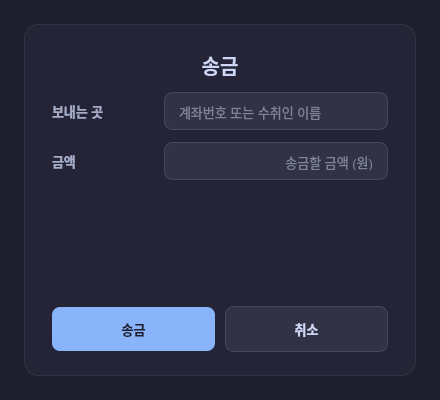
<?xml version="1.0" encoding="UTF-8"?>
<ui version="4.0">
 <class>SendDialog</class>
 <widget class="QDialog" name="SendDialog">
  <property name="geometry">
   <rect>
    <x>0</x>
    <y>0</y>
    <width>440</width>
    <height>400</height>
   </rect>
  </property>
  <property name="minimumSize">
   <size>
    <width>400</width>
    <height>370</height>
   </size>
  </property>
  <property name="windowTitle">
   <string>송금</string>
  </property>
  <property name="styleSheet">
   <string notr="true">
QDialog {
    background-color: #1e1e2e;
}
QWidget {
    color: #cdd6f4;
    font-family: &quot;Segoe UI&quot;, &quot;Malgun Gothic&quot;, sans-serif;
    font-size: 13px;
}
QWidget#card {
    background-color: #242436;
    border: 1px solid #313244;
    border-radius: 14px;
}
QLabel {
    color: #a6adc8;
    font-weight: 500;
    background: transparent;
}
QLabel#label_4 {
    color: #cdd6f4;
    font-size: 20px;
    font-weight: 700;
    background: transparent;
}
/* 상태/에러 메시지 라인 */
QLabel#label_5 {
    color: #f38ba8;
    font-size: 12px;
    font-weight: 500;
    background: transparent;
}
QLineEdit {
    background-color: #313244;
    border: 1px solid #45475a;
    border-radius: 8px;
    padding: 9px 12px;
    color: #cdd6f4;
    selection-background-color: #89b4fa;
    min-height: 18px;
}
QLineEdit:focus {
    border: 1px solid #89b4fa;
    background-color: #363752;
}
QLineEdit:hover {
    border: 1px solid #6c7086;
}
QDateTimeEdit {
    background-color: #313244;
    border: 1px solid #45475a;
    border-radius: 8px;
    padding: 9px 12px;
    color: #cdd6f4;
    selection-background-color: #89b4fa;
    min-height: 18px;
}
QDateTimeEdit:focus {
    border: 1px solid #89b4fa;
    background-color: #363752;
}
QDateTimeEdit:hover {
    border: 1px solid #6c7086;
}
QDateTimeEdit::drop-down {
    background-color: #45475a;
    border: none;
    width: 22px;
    border-top-right-radius: 7px;
    border-bottom-right-radius: 7px;
}
QDateTimeEdit::drop-down:hover {
    background-color: #585b70;
}
QDateTimeEdit::down-arrow {
    image: none;
    border-left: 4px solid transparent;
    border-right: 4px solid transparent;
    border-top: 5px solid #cdd6f4;
    width: 0; height: 0;
}
QCalendarWidget QWidget {
    background-color: #242436;
    color: #cdd6f4;
}
QCalendarWidget QToolButton {
    background-color: #313244;
    color: #cdd6f4;
    border-radius: 4px;
    padding: 4px;
}
QCalendarWidget QToolButton:hover {
    background-color: #45475a;
}
QCalendarWidget QAbstractItemView:enabled {
    background-color: #1e1e2e;
    color: #cdd6f4;
    selection-background-color: #89b4fa;
    selection-color: #1e1e2e;
}
QPushButton {
    background-color: #89b4fa;
    color: #1e1e2e;
    border: none;
    border-radius: 8px;
    padding: 11px 16px;
    font-weight: 600;
    min-height: 22px;
}
QPushButton:hover {
    background-color: #a5c4fb;
}
QPushButton:pressed {
    background-color: #74a0e8;
}
QPushButton#pushButton_2 {
    background-color: #313244;
    color: #cdd6f4;
    border: 1px solid #45475a;
}
QPushButton#pushButton_2:hover {
    background-color: #45475a;
    border: 1px solid #89b4fa;
}
QPushButton#pushButton_2:pressed {
    background-color: #585b70;
}
   </string>
  </property>
  <layout class="QHBoxLayout" name="horizontalLayout">
   <property name="leftMargin"><number>24</number></property>
   <property name="topMargin"><number>24</number></property>
   <property name="rightMargin"><number>24</number></property>
   <property name="bottomMargin"><number>24</number></property>
   <item>
    <widget class="QWidget" name="card" native="true">
     <layout class="QVBoxLayout" name="cardLayout">
      <property name="leftMargin"><number>28</number></property>
      <property name="topMargin"><number>26</number></property>
      <property name="rightMargin"><number>28</number></property>
      <property name="bottomMargin"><number>24</number></property>
      <property name="spacing"><number>16</number></property>
      <item>
       <layout class="QGridLayout" name="gridLayout">
        <property name="horizontalSpacing"><number>12</number></property>
        <property name="verticalSpacing"><number>12</number></property>
        <item row="0" column="0" colspan="2">
         <widget class="QLabel" name="label_4">
          <property name="maximumSize">
           <size>
            <width>16777215</width>
            <height>40</height>
           </size>
          </property>
          <property name="font">
           <font>
            <pointsize>16</pointsize>
           </font>
          </property>
          <property name="text">
           <string>송금</string>
          </property>
          <property name="alignment">
           <set>Qt::AlignmentFlag::AlignCenter</set>
          </property>
         </widget>
        </item>
        <item row="1" column="0">
         <widget class="QLabel" name="label">
          <property name="minimumSize">
           <size>
            <width>100</width>
            <height>0</height>
           </size>
          </property>
          <property name="font">
           <font>
            <pointsize>11</pointsize>
           </font>
          </property>
          <property name="text">
           <string>보내는 곳</string>
          </property>
          <property name="alignment">
           <set>Qt::AlignmentFlag::AlignLeft|Qt::AlignmentFlag::AlignVCenter</set>
          </property>
         </widget>
        </item>
        <item row="1" column="1">
         <widget class="QLineEdit" name="lineEdit">
          <property name="placeholderText">
           <string>계좌번호 또는 수취인 이름</string>
          </property>
         </widget>
        </item>
        <item row="2" column="0">
         <widget class="QLabel" name="label_2">
          <property name="font">
           <font>
            <pointsize>11</pointsize>
           </font>
          </property>
          <property name="layoutDirection">
           <enum>Qt::LayoutDirection::LeftToRight</enum>
          </property>
          <property name="text">
           <string>금액</string>
          </property>
          <property name="alignment">
           <set>Qt::AlignmentFlag::AlignLeft|Qt::AlignmentFlag::AlignVCenter</set>
          </property>
         </widget>
        </item>
        <item row="2" column="1">
         <widget class="QLineEdit" name="lineEdit_2">
          <property name="placeholderText">
           <string>송금할 금액 (원)</string>
          </property>
          <property name="alignment">
           <set>Qt::AlignmentFlag::AlignRight|Qt::AlignmentFlag::AlignVCenter</set>
          </property>
         </widget>
        </item>
       </layout>
      </item>
      <item>
       <spacer name="errorTopSpacer">
        <property name="orientation">
         <enum>Qt::Orientation::Vertical</enum>
        </property>
        <property name="sizeHint" stdset="0">
         <size>
          <width>20</width>
          <height>14</height>
         </size>
        </property>
       </spacer>
      </item>
      <item>
       <widget class="QLabel" name="label_5">
        <property name="maximumSize">
         <size>
          <width>16777215</width>
          <height>30</height>
         </size>
        </property>
        <property name="text">
         <string/>
        </property>
        <property name="alignment">
         <set>Qt::AlignmentFlag::AlignCenter</set>
        </property>
       </widget>
      </item>
      <item>
       <spacer name="verticalSpacer">
        <property name="orientation">
         <enum>Qt::Orientation::Vertical</enum>
        </property>
        <property name="sizeHint" stdset="0">
         <size>
          <width>20</width>
          <height>20</height>
         </size>
        </property>
       </spacer>
      </item>
      <item>
       <layout class="QHBoxLayout" name="buttonLayout">
        <property name="spacing"><number>10</number></property>
        <item>
         <widget class="QPushButton" name="pushButton">
          <property name="minimumSize">
           <size>
            <width>0</width>
            <height>0</height>
           </size>
          </property>
          <property name="sizeIncrement">
           <size>
            <width>0</width>
            <height>0</height>
           </size>
          </property>
          <property name="text">
           <string>송금</string>
          </property>
          <property name="cursor">
           <cursorShape>PointingHandCursor</cursorShape>
          </property>
         </widget>
        </item>
        <item>
         <widget class="QPushButton" name="pushButton_2">
          <property name="text">
           <string>취소</string>
          </property>
          <property name="cursor">
           <cursorShape>PointingHandCursor</cursorShape>
          </property>
         </widget>
        </item>
       </layout>
      </item>
     </layout>
    </widget>
   </item>
  </layout>
 </widget>
 <resources/>
 <connections/>
</ui>
